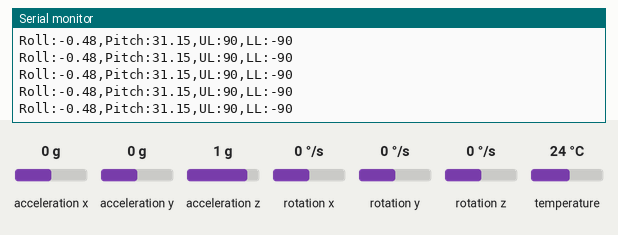
This sketch was run on a simulated Arduino Uno, built with avr-gcc and run on an emulated ATmega328P. Parts: the last lines printed to the serial monitor. The test bench sets the inputs (shaded band); at power-on: acceleration x 0 g, acceleration y 0 g, acceleration z 1 g, rotation x 0 °/s, rotation y 0 °/s, rotation z 0 °/s, temperature 24 °C.

Above: at 1.2 s.
1.3 s: acceleration x set to -1.4 g
At 1.37 s:
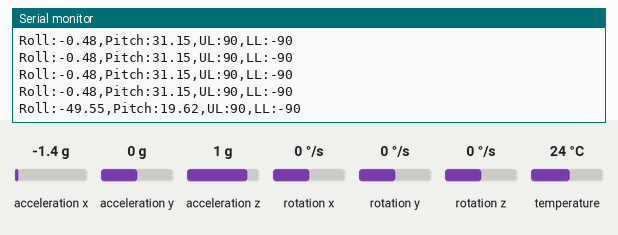
2.8 s: acceleration y set to -1.4 g
At 2.83 s:
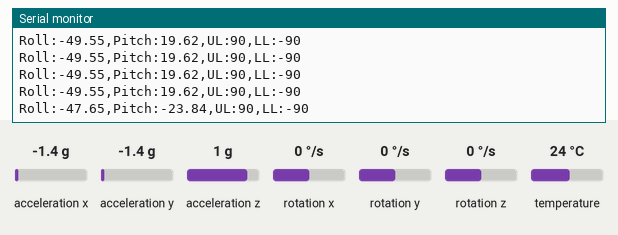
4.3 s: acceleration z set to -1.4 g
At 4.34 s:
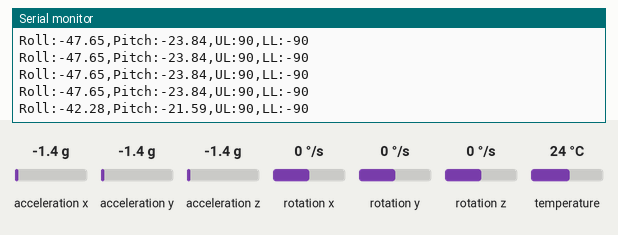
Timing chart, 0 to 7.3 s (numbered marks = the images above; inputs shaded):
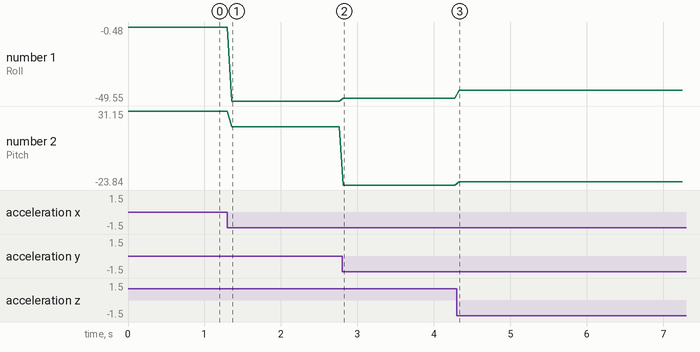

Measured:
- after the input at 1.3 s, the serial monitor: prints a new line after 0.05 s (image 1)
- after the input at 2.8 s, the serial monitor: prints a new line at once (image 2)
- after the input at 4.3 s, the serial monitor: prints a new line at once (image 3)
- plotted number 1: -0.48 → -49.55 after the input at 1.3 s, -49.55 → -47.65 after the input at 2.8 s, -47.65 → -42.28 after the input at 4.3 s
- plotted number 2: 31.15 → 19.62 after the input at 1.3 s, 19.62 → -23.84 after the input at 2.8 s, -23.84 → -21.59 after the input at 4.3 s

The sketch:

PitchRoll.ino
```cpp
#include <Adafruit_MPU6050.h>
#include <Adafruit_Sensor.h>
#include <Wire.h>
float Ax;
float Ay;
float Az;

// If You want Calibrated results, you must rotate
// your board to all possible orientations, and
// record your velues of xMax, xMin, yMax, yMin
// zMax, zMin. I show you how to do that in LESSON
// 79 on my youtube channel. Put in your values and then
// uncomment the code below. Don't use my values, you have
// to measure your own for it to work.

float xMax= 1.01;
float xMin= -.99;
float yMax= .38;
float yMin= -1.63;
float zMax=.97 ;
float zMin= -1.05;

float xOffset = (xMax+xMin)/2;
float yOffset = (yMax+yMin)/2;
float zOffset = (zMax+zMin)/2;

float xScale = 2/(xMax -xMin);
float yScale = 2/(yMax - yMin);
float zScale = 2/(zMax -zMin);

float roll;
float pitch;

Adafruit_MPU6050 mpu;

void setup() {
  // put your setup code here, to run once:
  Serial.begin(115200);
  mpu.begin();
  Serial.println("MPU6050 Started!");
  mpu.setAccelerometerRange(MPU6050_RANGE_2_G);
  mpu.setFilterBandwidth(MPU6050_BAND_21_HZ);

}

void loop() {
  // put your main code here, to run repeatedly:
  sensors_event_t a, g, temp;
  mpu.getEvent(&a, &g, &temp);
  Ax=a.acceleration.x/9.81;
  Ay=a.acceleration.y/9.81;
  Az=a.acceleration.z/9.81;

//Uncomment these lines of code to do the callibration
//This will only work if you have measured your max
//and min values, and put them in at the top of the code
  Ax = xScale*(Ax-xOffset);
  Ay = yScale*(Ay-yOffset);
  Az = zScale*(Az-zOffset);

  pitch = atan2(Ay,sqrt(Az*Az+Ax*Ax))*360/(2*3.14);
  roll = atan2(Ax,sqrt(Az*Az+Ay*Ay))*360/(2*3.14);

  Serial.print("Roll:");
  Serial.print(roll);
  Serial.print(',');
  Serial.print("Pitch:");
  Serial.print(pitch);
  Serial.print(',');
  Serial.print("UL:");
  Serial.print(90);
  Serial.print(',');
  Serial.print("LL:");
  Serial.println(-90);


//   Serial.print("Ax:");
//   Serial.print(Ax);
//   Serial.print(',');
//   Serial.print("Ay:");
//   Serial.print(Ay);
//   Serial.print(',');
//   Serial.print("Az:");
//   Serial.print(Az);
//   Serial.print(',');
//   Serial.print("UL:");
//   Serial.print(1);
//   Serial.print(',');
//   Serial.print("LL:");
//   Serial.println(-1);

  delay(50);

}
```
